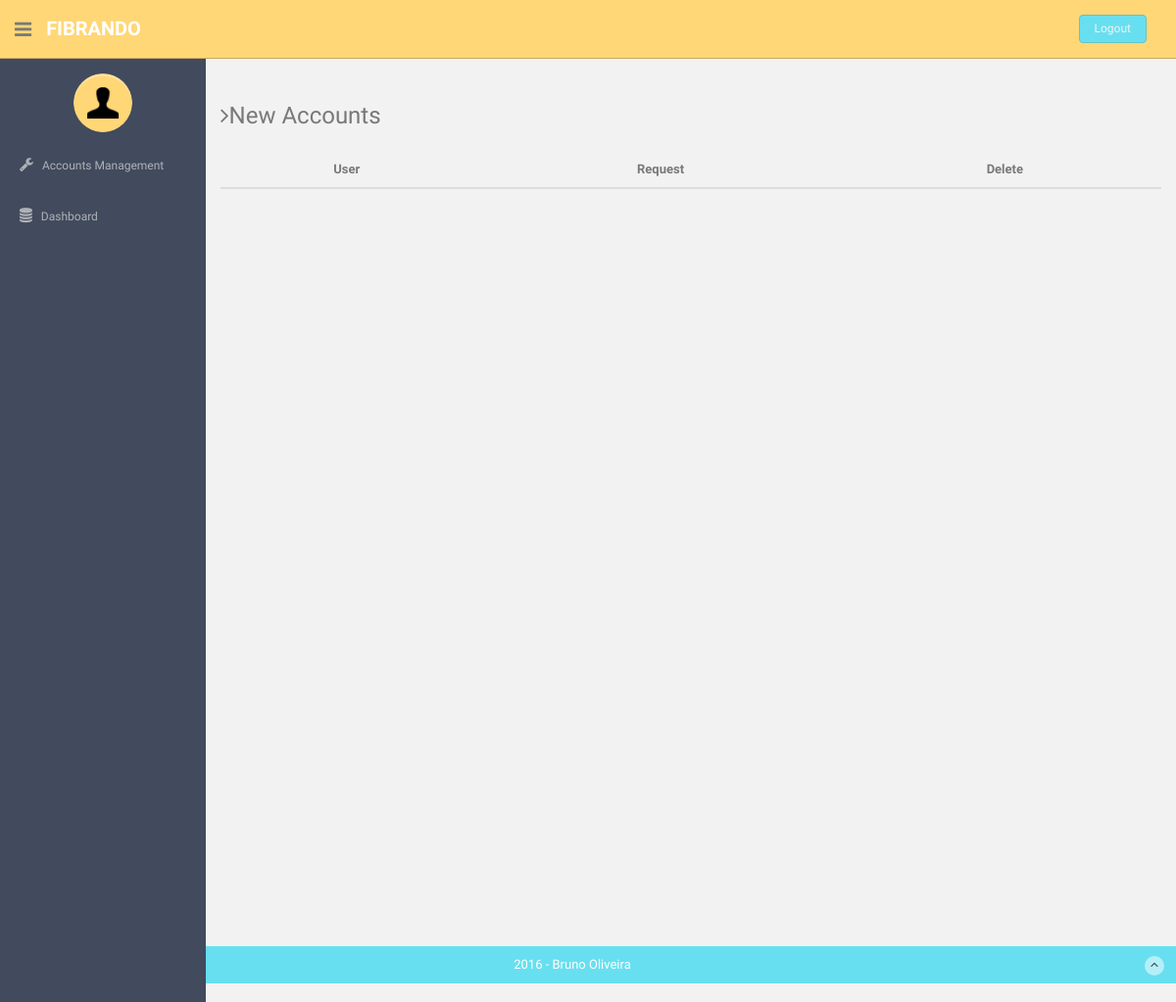
The app's page /plan_manage/ (signed in), older data.
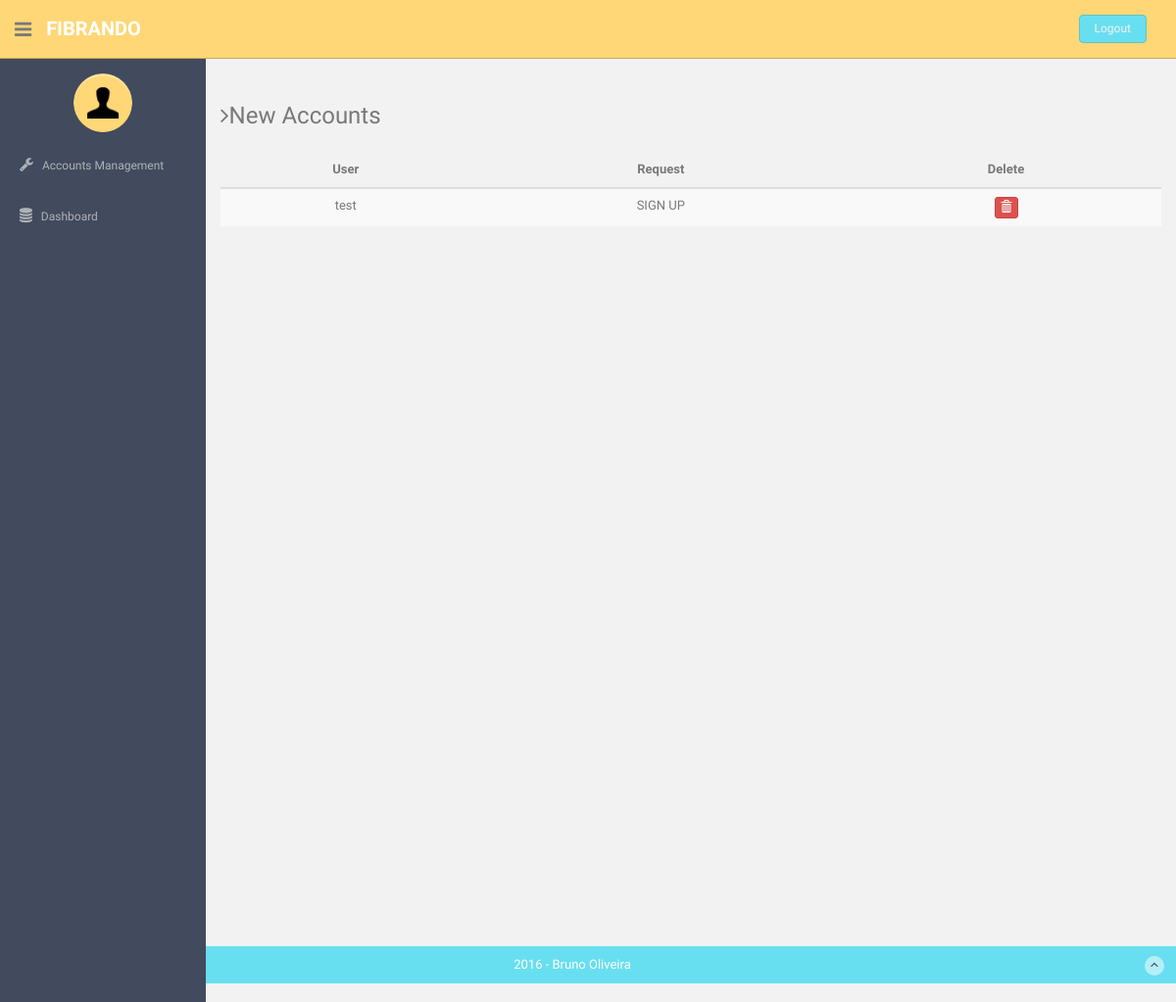
The same page, newer data.
### app/models.py (models this page shows)
class Message(models.Model):
    sbj = models.CharField(max_length=50)
    body = models.TextField(max_length = 500)
    src = models.CharField(max_length=50)

### app/views.py (the view)
# urls.py: url(r'^plan_manage/', views.plan_manage),
@login_required
@user_passes_test(lambda u: u.is_superuser, login_url='/permission_denied/')
def plan_manage(request):
    if request.user.is_superuser:
        group = 'admin'
    else:
        try:
            group = User.objects.get(username=request.user.username).groups.all()[0].name
        except:
            group = 'none'
    messages = MailBox.objects.get(owner = 'admin').messages.all()
    context = {'messages' : messages, 'group' : group}
    return render(request, 'app/plan_manage.html', context)

### templates/app/plan_manage.html (shortened to what this page needs)
{% extends 'base.html' %}
{% load staticfiles %}
{% block content%}
          <h3 class="mb"><i class="fa fa-angle-right"></i>New Accounts</h3>
          <div class="table-responsive">
            <table class="table table-striped">
              <thead>
                <tr>
                    <th>User</th>
                    <th>Request</th>
                    <th align="left">Delete</th>
                </tr>
              </thead>
              <tbody>
                 {% for msg in messages %}
                        <tr>
                            <td align="left">{{msg.src}}</td>
                            <td align="left">{{msg.body}}</td>
                            <form method="post" action="/delete_plan_msg/" enctype="multipart/form-data">
                               <td align="left"> <button  name ='delete' type='submit' value='{{msg.id}}'class="btn btn-danger btn-xs"><span class="glyphicon glyphicon-trash"></span></button> </td>
                            </form>
                        </tr>
                {% endfor %}
              </tbody>
            </table>
          </div>
        </div>
{% endblock %}

Row changes from the older to the newer data that the page shows:
added Message: src "test", body "SIGN UP", {{ msg.id }} 27 (drawn)
